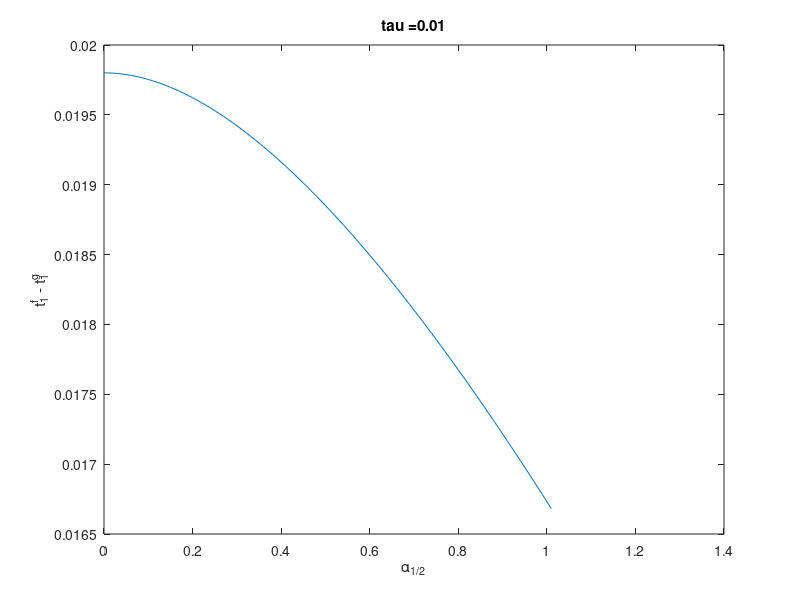
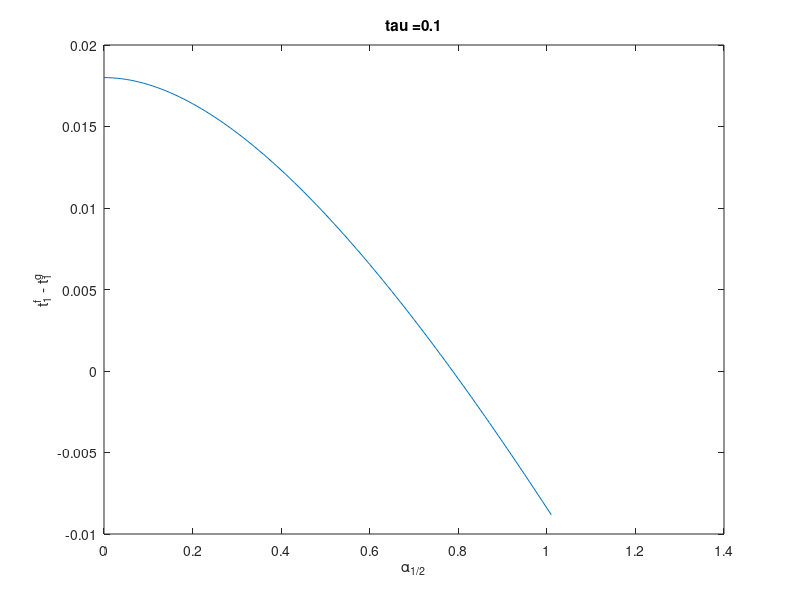
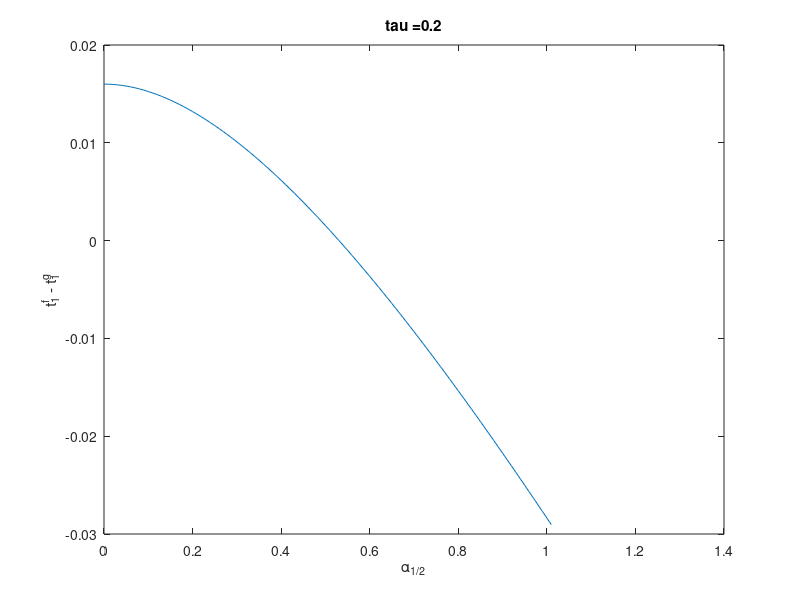
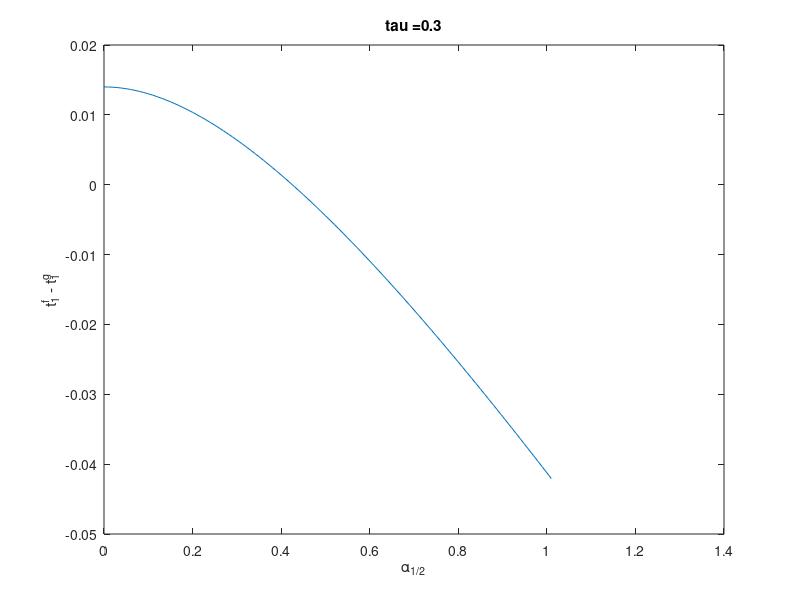

MATLAB code to generate these figures, in order:
%minimum K_D_OFF cross
%find minimum solution that crosses the threshold K_D_OFF

%params
eps = 2;
c = 2;
I = 0.01;

%results in
K_V_ON = eps/2-I;
K_V_OFF = -eps/2-I;

tau = [0.01; 0.1; 0.2; 0.3; 0.4; 0.5; 0.9; 1.1; 10;];
% tau = 1.1;

for ii = 1:size(tau,1);
   figure(ii); clf;    
   title_plot = strcat('tau = ', num2str(tau(ii)));
   f = @(ah) -tau(ii)*reallog((-K_V_OFF)./(K_V_ON+ah));
   g = @(ah) -reallog((-K_V_OFF)./(K_V_ON+ah.*tau(ii)));
   ah = 0:0.01:c-K_V_ON;
   plot(ah, f(ah)-g(ah));
   title(title_plot);
   xlabel('\alpha_{1/2}'); ylabel('t_1^f - t_1^g');
   hold off
    
    
end